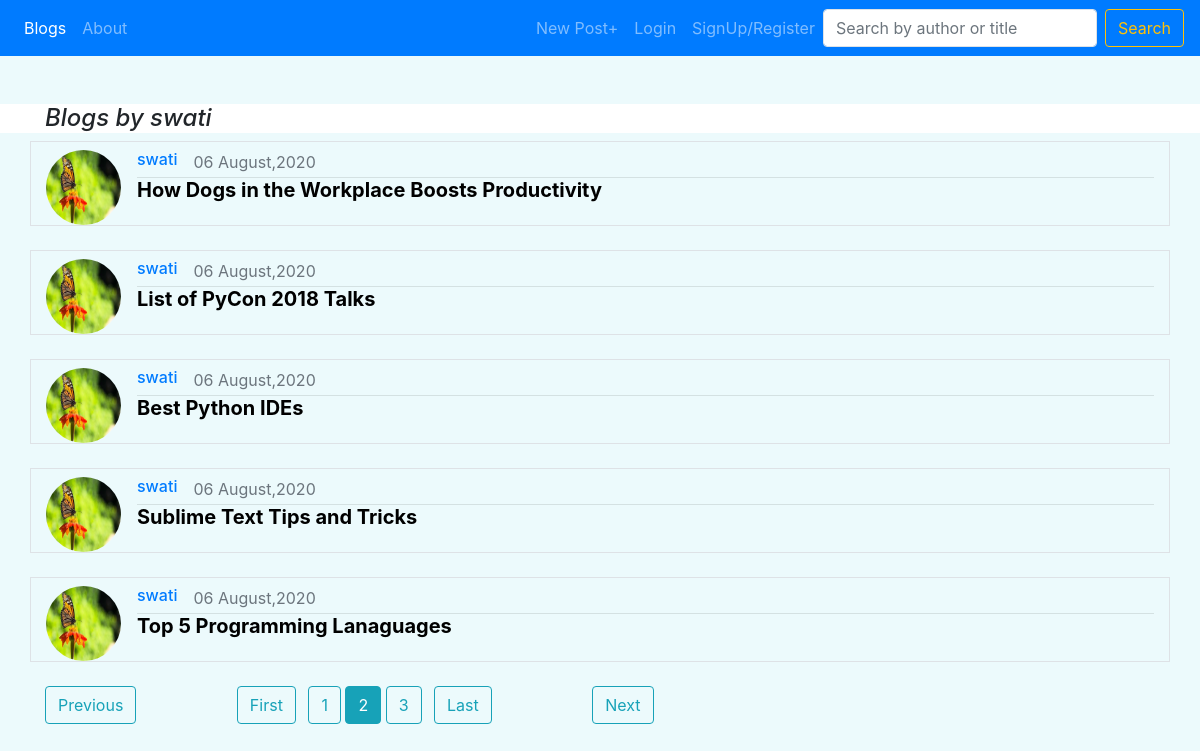
/post/user/swati/?page=2, run on the app's committed database.
### blog/models.py (models this page shows, shortened)
class Post(models.Model):
    title = models.CharField(max_length =100)
    content = models.TextField()
    description = models.CharField(blank=True, null=True ,max_length=300)
    date_posted = models.DateTimeField(default = timezone.now, blank=True)
    author = models.ForeignKey(User ,on_delete=models.CASCADE)

### Users/models.py (models this page shows, shortened)
class Profile(models.Model):
    user = models.OneToOneField(User , on_delete= models.CASCADE)
    image = models.ImageField(default= 'default.jpg' , upload_to= 'profile_media')

### blog/views.py (the view)
# urls.py: path('post/user/<str:username>/',UserPostListView.as_view() ,name ="user-posts"),
class UserPostListView(ListView):
    model = Post
    context_object_name = 'userposts'
    paginate_by = 5
    def get_context_data(self, **kwargs):
        context = super().get_context_data(**kwargs)
        posts_author = self.kwargs.get('username')
        context["posts_author"] = posts_author
        context['page'] = 1
        return context
    query = ''
    def get_queryset(self,*args,**kwargs):
        curUser = get_object_or_404(User , username = self.kwargs.get('username'))
        return Post.objects.filter(author =curUser).filter(Q(title__icontains=self.query) |Q(author__username__icontains=self.query) ).order_by('-date_posted','-pk')
    def get(self, request,username):
        if request.GET.get('query'):
            self.query = request.GET.get('query')
        return super().get(request)

### blog/templates/blog/post_list.html (shortened to what this page needs)
{% extends "blog/base.html" %}
{% block content %}
  <br><br>
  {% if posts %}
        {% for post in posts %}
          <div class="container media border">
            <img src={{post.author.profile.image.url}} class="mr-3 mt-2 rounded-circle equal"  alt="image">
            <div class="media-body">
              <div class = " mt-2" style = "display : flex;">
                <a href = {% url "user-posts" post.author.username %} class = "mr-3"> <h6 >  {{post.author}}    </h6>  </a>
                <span class ='text-muted' > {{post.date_posted|date:"d F,Y"}}  </span>
              </div>
              <hr class="mt-0 mb-0">
              <h3 class = "text-monospace mt-0" >
                <a href={% url "post-detail" post.pk %} class="heading">{{post.title}}</a>
              </h3>
                    {% if post.description != None  %}
                <div class="btn" data-toggle="collapse" data-target= {{ '#'|add:post.unique }} aria-expanded="false" aria-controls={{post.unique}}>
                  Show Description...
                </div>
                <div class="collapse" id = {{post.unique}} >
                  <p> {{post.description}} </p>
                </div>
              {% endif %}
            </div>
          </div>
          <br>
        {% endfor %}
  {% elif userposts %}
    <div class="bg-white">
      <h4 class = "text-monospace font-italic container">Blogs by {{ view.kwargs.username }}</h4>
    </div>
    {% for post in userposts %}
      <div class="container media border">
        <img src={{post.author.profile.image.url}} class="mr-3 mt-2 rounded-circle equal"  alt="image">
        <div class="media-body">
          <div class = " mt-2" style = "display : flex;">
            <a href = {% url "user-posts" view.kwargs.username %} class = "mr-3"> <h6 >  {{post.author}}    </h6>  </a>
            <span class ='text-muted' > {{post.date_posted|date:"d F,Y"}}  </span>
          </div>
          <hr class="mt-0 mb-0">
          <h5 class = "text-monospace font-weight-bold mt-0" >
            <a href={% url "post-detail" post.pk %} class="heading">{{post.title}}</a>
          </h5>
        </div>
      </div>
      <br>
    {% endfor %}
  {% elif user.username == view.kwargs.username %}
    <h2 class="container bg-white font-italic">You have not created any posts yet.</div>
  {% elif page %}
    <h2 class="container bg-white font-italic">{{view.kwargs.username}} has not created any posts yet.</div>
  {% endif %}
  {% if is_paginated %}
  <div class="container">
    {% if page_obj.has_previous %}
      <a class="btn btn-outline-info mb-4 mr-5" href="?page={{ page_obj.previous_page_number }}">Previous</a>
      <a class="btn btn-outline-info mb-4 ml-5 mr-2" href="?page=1">First</a>
    {% endif %}
    {% for num in page_obj.paginator.page_range %}
      {% if page_obj.number == num %}
        <a class="btn btn-info mb-4" href="?page={{ num }}">{{ num }}</a>
      {% elif num > page_obj.number|add:'-2' and num < page_obj.number|add:'2' %}
        <a class="btn btn-outline-info mb-4" href="?page={{ num }}">{{ num }}</a>
      {% endif %}
    {% endfor %}
    {% if page_obj.has_next %}
      <a class="btn btn-outline-info mb-4 ml-2 mr-5" href="?page={{ page_obj.paginator.num_pages }}">Last</a>
      <a class="btn btn-outline-info mb-4 lg ml-5" href="?page={{ page_obj.next_page_number }}">Next</a>
    {% endif %}
  </div>
{% endif %}
{% endblock content %}

### blog/templates/blog/base.html (style rules this page uses)
.heading { color:black; }
.equal { width: 75px; height: 75px; aspect-ratio: 1; }
.bg-white { background: ivory; }
body { background: #ecfafc; }

### data on the page
Post: author.profile.image (picture), author "swati", date_posted "06 August,2020", title "How Dogs in the Workplace Boosts Productivity"
Post: author.profile.image (picture), author "swati", date_posted "06 August,2020", title "List of PyCon 2018 Talks"
Post: author.profile.image (picture), author "swati", date_posted "06 August,2020", title "Best Python IDEs"
Post: author.profile.image (picture), author "swati", date_posted "06 August,2020", title "Sublime Text Tips and Tricks"
Post: author.profile.image (picture), author "swati", date_posted "06 August,2020", title "Top 5 Programming Lanaguages"

### other printed values
{{ view.kwargs.username }} "swati"
{{ num }} "1" "3"
{{ num }} "2"
